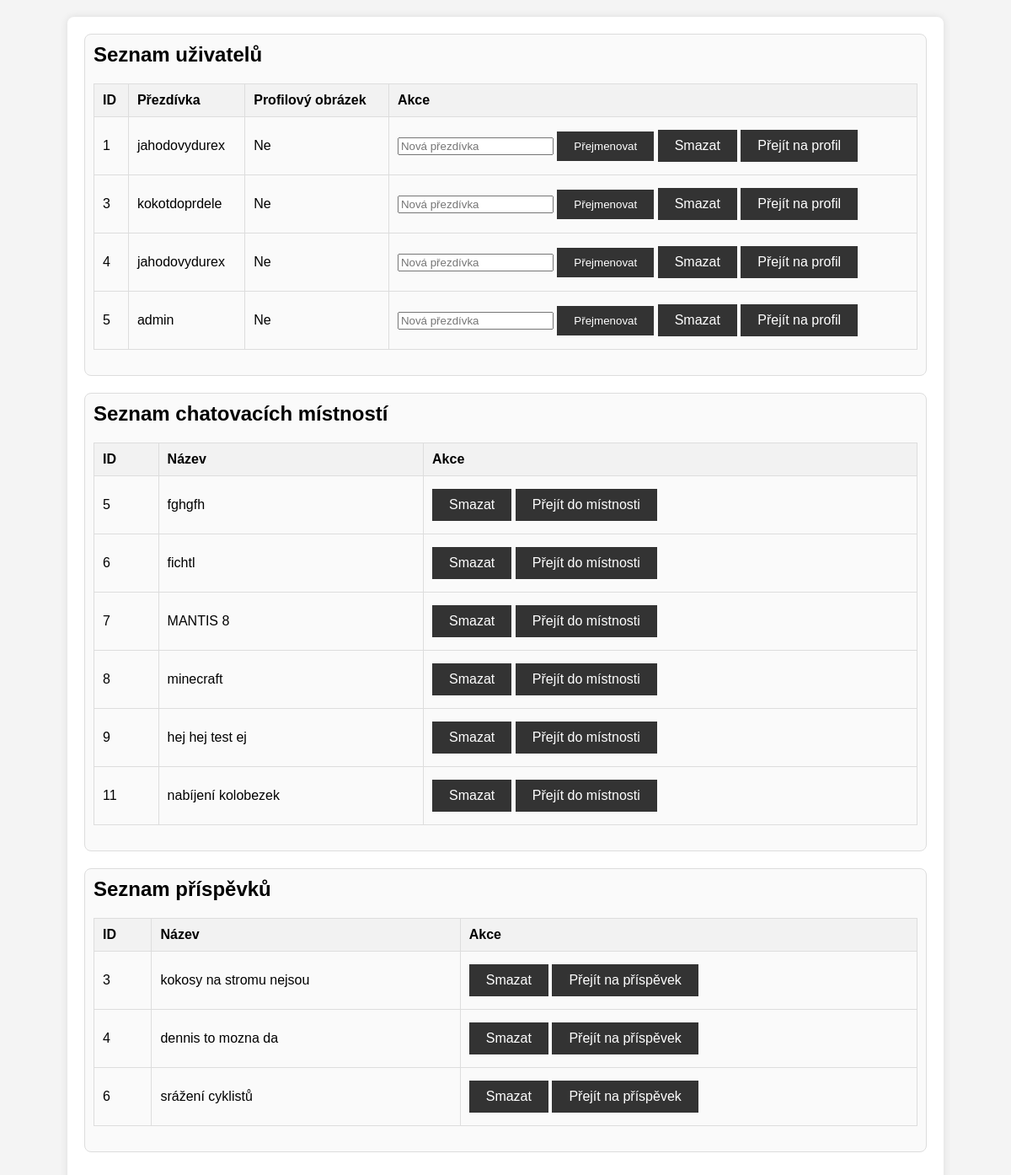
Page /topic.php on the committed database.
### tables this page shows
CREATE TABLE `users` (
  `id` int(11) NOT NULL,
  `nickname` varchar(50) NOT NULL,
  `ip_address` varchar(255) NOT NULL,
  `profile_image` varchar(255) DEFAULT NULL
);

CREATE TABLE `chat_rooms` (
  `id` int(11) NOT NULL,
  `name` varchar(255) NOT NULL,
  `created_by` int(11) NOT NULL,
  `description` int(11) NOT NULL,
  `baterie` int(11) NOT NULL,
  `image` varchar(255) DEFAULT NULL,
  `user_id` int(11) NOT NULL
);

CREATE TABLE `topics` (
  `id` int(11) NOT NULL,
  `title` varchar(255) NOT NULL,
  `user_id` int(11) NOT NULL,
  `created_at` timestamp NOT NULL DEFAULT current_timestamp(),
  `image` varchar(255) DEFAULT NULL,
  `description` text NOT NULL,
  `view_count` int(11) DEFAULT 0,
  `comment_count` int(11) DEFAULT 0
);

### topic.php (the view, shortened to what this page needs)
<?php
include 'common.php';
function maProfilovyObrazek($userId)
{
    return file_exists("profile_pics/$userId.jpg");
}
$uzivatele = [];
$result = $conn->query("SELECT id, nickname FROM users");
while ($row = $result->fetch_assoc()) {
    $uzivatele[] = $row;
}
$mistnosti = [];
$result = $conn->query("SELECT id, name FROM chat_rooms");
while ($row = $result->fetch_assoc()) {
    $mistnosti[] = $row;
}
$prispevky = [];
$result = $conn->query("SELECT id, title FROM topics");
while ($row = $result->fetch_assoc()) {
    $prispevky[] = $row;
}
?>
<!DOCTYPE html>
<html lang="cs">
<head>
</head>
<body>
    <div class="container">
        <div class="section">
            <h2>Seznam uživatelů</h2>
            <table>
                <thead>
                    <tr>
                        <th>ID</th>
                        <th>Přezdívka</th>
                        <th>Profilový obrázek</th>
                        <th>Akce</th>
                    </tr>
                </thead>
                <tbody>
                    <?php foreach ($uzivatele as $uzivatel): ?>
                    <tr>
                        <td><?php echo $uzivatel['id']; ?></td>
                        <td><?php echo htmlspecialchars($uzivatel['nickname']); ?></td>
                        <td><?php echo maProfilovyObrazek($uzivatel['id']) ? 'Ano' : 'Ne'; ?></td>
                        <td>
                            <form method="POST" action="admin_nastroje.php" style="display:inline;">
                                <input type="text" name="novy_nickname" placeholder="Nová přezdívka" required>
                                <button type="submit" name="prejmenovat_uzivatele">Přejmenovat</button>
                            </form>
                            <a class="link-button" href="admin_nastroje.php?smazat_id=<?php echo $uzivatel['id']; ?>&typ_smazani=uzivatel">Smazat</a>
                            <a class="link-button" href="profil.php?id=<?php echo $uzivatel['id']; ?>">Přejít na profil</a>
                        </td>
                    </tr>
                    <?php endforeach; ?>
                </tbody>
            </table>
        </div>
        <div class="section">
            <h2>Seznam chatovacích místností</h2>
            <table>
                <thead>
                    <tr>
                        <th>ID</th>
                        <th>Název</th>
                        <th>Akce</th>
                    </tr>
                </thead>
                <tbody>
                    <?php foreach ($mistnosti as $mistnost): ?>
                    <tr>
                        <td><?php echo $mistnost['id']; ?></td>
                        <td><?php echo htmlspecialchars($mistnost['name']); ?></td>
                        <td>
                            <a class="link-button" href="admin_nastroje.php?smazat_id=<?php echo $mistnost['id']; ?>&typ_smazani=mistnost">Smazat</a>
                            <a class="link-button" href="chat_room.php?id=<?php echo $mistnost['id']; ?>">Přejít do místnosti</a>
                        </td>
                    </tr>
                    <?php endforeach; ?>
                </tbody>
            </table>
        </div>
        <div class="section">
            <h2>Seznam příspěvků</h2>
            <table>
                <thead>
                    <tr>
                        <th>ID</th>
                        <th>Název</th>
                        <th>Akce</th>
                    </tr>
                </thead>
                <tbody>
                    <?php foreach ($prispevky as $prispevek): ?>
                    <tr>
                        <td><?php echo $prispevek['id']; ?></td>
                        <td><?php echo htmlspecialchars($prispevek['title']); ?></td>
                        <td>
                            <a class="link-button" href="admin_nastroje.php?smazat_id=<?php echo $prispevek['id']; ?>&typ_smazani=prispevek">Smazat</a>
                            <a class="link-button" href="topic.php?id=<?php echo $prispevek['id']; ?>">Přejít na příspěvek</a>
                        </td>
                    </tr>
                    <?php endforeach; ?>
                </tbody>
            </table>
        </div>
    </div>
</body>
</html>

### topic.php (style rules this page uses)
body { font-family: Arial, sans-serif; background-color: #f4f4f4; margin: 0; padding: 0; }
.container { max-width: 1000px; margin: 20px auto; padding: 20px; background-color: white; box-shadow: 0 0 10px rgba(0, 0, 0, 0.1); border-radius: 8px; }
.section { margin-bottom: 20px; padding: 10px; border: 1px solid #ddd; border-radius: 8px; background-color: #fafafa; }
.section h2 { margin-top: 0; }
table { width: 100%; border-collapse: collapse; margin-bottom: 20px; }
table, th, td { border: 1px solid #ddd; }
th, td { padding: 10px; text-align: left; }
th { background-color: #f2f2f2; }
button, .link-button { background-color: #333; color: white; border: none; padding: 10px 20px; cursor: pointer; transition: transform 0.3s, opacity 0.3s; text-decoration: none; display: inline-block; margin: 5px 0; }

### rows in the picture
users: id "1", nickname "jahodovydurex", shows "Ne"
users: id "3", nickname "kokotdoprdele", shows "Ne"
users: id "4", nickname "jahodovydurex", shows "Ne"
users: id "5", nickname "admin", shows "Ne"
chat_rooms: id "5", name "fghgfh"
chat_rooms: id "6", name "fichtl"
chat_rooms: id "7", name "MANTIS 8"
chat_rooms: id "8", name "minecraft"
chat_rooms: id "9", name "hej hej test ej"
chat_rooms: id "11", name "nabíjení kolobezek"
topics: id "3", title "kokosy na stromu nejsou"
topics: id "4", title "dennis to mozna da"
topics: id "6", title "srážení cyklistů"
